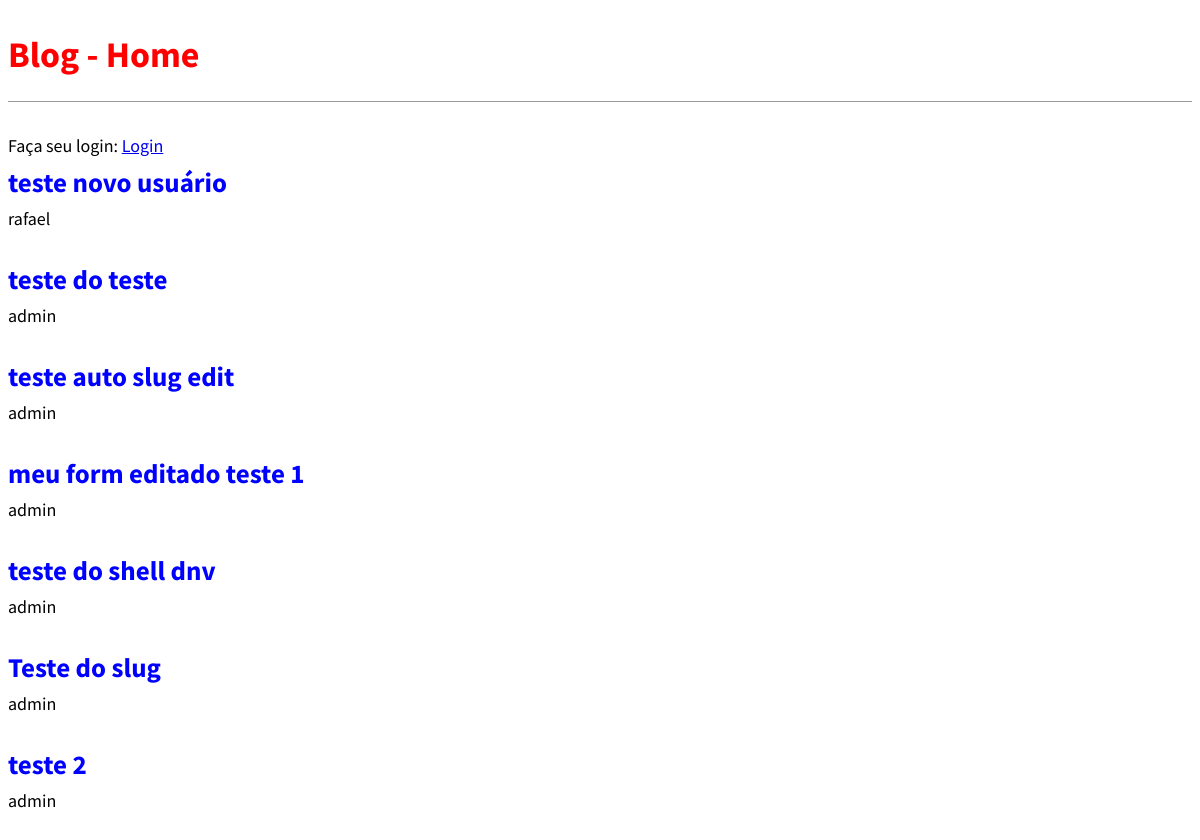
The app's page /, older data.
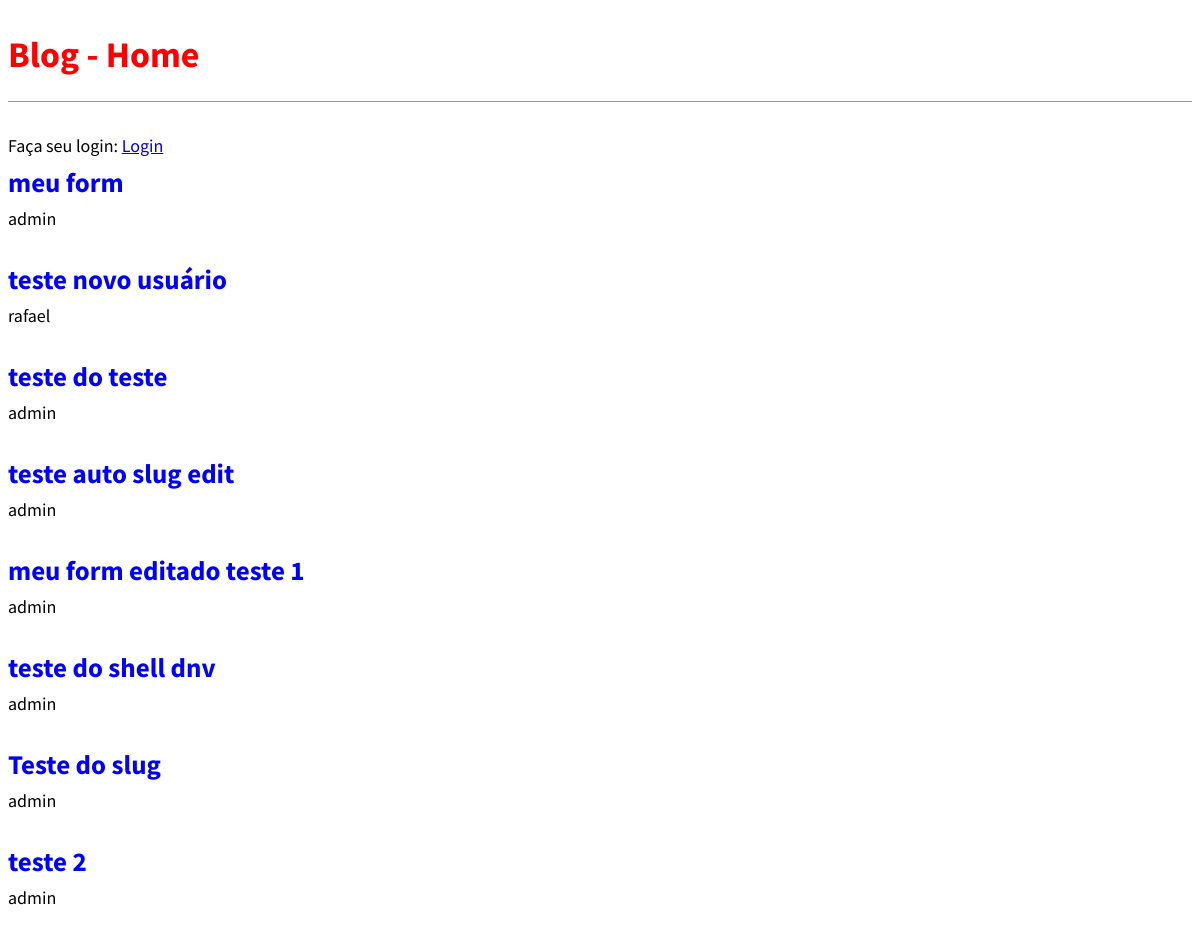
The same page, newer data.
### blog/models.py (models this page shows, shortened)
class Post (models.Model):
    STATUS = (('rascunho','Rascunho'),('publicado','Publicado'),)
    titulo  = models.CharField(max_length=250)
    slug   = models.SlugField(max_length=250)
    autor = models.ForeignKey(User, on_delete=models.CASCADE)
    conteudo  = models.TextField()
    publicado = models.DateTimeField(default=timezone.now)
    criado = models.DateTimeField(auto_now_add=True)
    alterado = models.DateTimeField(auto_now=True)
    status = models.CharField(max_length=10, choices=STATUS, default='rascunho')
    objects = models.Manager()
    published = PublishedManager()
    def get_absolute_url(self):
        return  reverse('post_detail',args=[self.slug])
    class Meta:
        ordering = ('-publicado',)

### blog/views.py (the view)
# urls.py: path('', views.BlogListView.as_view(), name='home'),
class BlogListView(ListView):
    model = Post
    template_name = 'blog/home.html'

### blog/templates/blog/home.html (shortened to what this page needs)
{% extends 'base.html' %}
{% block content %}
    {% if user.is_authenticated %}
        <p>Olá {{user.username}}</p>
        <p><a href="{% url 'logout' %}">Logout</a></p>
    {% else %}
        Faça seu login:
        <a href="{% url 'login' %}">Login</a>
    {% endif %}
    {% for post in object_list %}
        <div class="post-entry">
            <h2><a href="{{post.get_absolute_url}}">{{ post.titulo }}</a></h2>
            <p>{{ post.autor }} </p>
        </div>
    {% endfor %}
{% endblock content %}

### templates/base.html (shortened to what this page needs)
{% load static %}
<!DOCTYPE html>
<html lang="pt-br">
<head>
    <link rel="stylesheet" href="{% static 'css/style.css' %}">
</head>
<body>
    <header>
        <div class="nav-left">
            <h1><a href="/">Blog - Home</a></h1>
        </div>
    </header>
    <div class="container">
        {% block content %} {% endblock content %}
    </div>
</body>
</html>

### statics/css/style.css (style rules this page uses)
body { font-family: 'Source Sans Pro', sans-serif; font-size: 18px; }
header { border-bottom: 1px solid #999; margin-bottom: 2rem; display: flex; }
header h1 a { color:red; text-decoration: none; }
.nav-left { margin-right: auto; }
.post-entry { margin-bottom: 2rem; }
.post-entry h2 { margin: 0.5rem 0; }
.post-entry h2 a, .post-entry h2 a:visited { color: blue; text-decoration: none; }
.post-entry p { margin: 0; font-weight: 400; }

Row changes from the older to the newer data that the page shows:
added Post: titulo "meu form", autor "admin"
